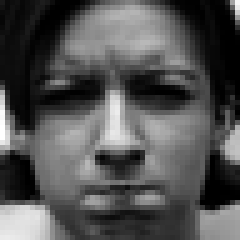
#> input picture images/anger/S010_004_00000017.png, 48 x 48 px, found by its file name (shown 5 times larger); its folder holds 3 pictures in this run
$ jupyter execute --allow-errors Proyecto1.ipynb
#> lines starting #> are read from the running program, lines starting #| are printed output that depends on the picture
[cell 1]
import os
import random
import numpy as np
import seaborn as sns
from skimage.io import imread, imshow
from skimage.transform import resize
from sklearn.metrics import accuracy_score
from sklearn.svm import LinearSVC, SVC
from sklearn.tree import DecisionTreeClassifier, export_graphviz, plot_tree
from sklearn.neighbors import KNeighborsClassifier
from sklearn.preprocessing import MinMaxScaler, RobustScaler, StandardScaler
from sklearn.pipeline import Pipeline
from sklearn.model_selection import cross_val_score, cross_validate, train_test_split, GridSearchCV
from sklearn.metrics import confusion_matrix,r2_score, mean_squared_error, mean_absolute_error, accuracy_score,ConfusionMatrixDisplay
from sklearn.utils import resample
from sklearn.tree import export_text
import matplotlib.pyplot as plt
import pywt
import pywt.data
from random import randrange
np.random.seed(10)
import warnings
warnings.filterwarnings("ignore")

## Lectura de imagenes

[cell 2]
width = 48
height = 48

[cell 3]
path = r'C:\Users\carpa\OneDrive\Documents\Cursos\UTEC Computer Science\Ciclo 2\Machine Learning\Proyecto1\images'

[cell 4]
#### Funcion para leer imagenes dentro de una carpeta
def imageReading (path):
    folderFilesids = os.listdir(path)
    images = np.zeros((len(folderFilesids), height, width))
    for count, n in enumerate(folderFilesids):
        path1 = path + '\\' + n
        originalImage = imread(path1)[:,:]
#> originalImage is the input picture: shape (48, 48); min 0, max 255, mean 82.5
        images[count] = originalImage
    imshow(images[0])
    plt.show()
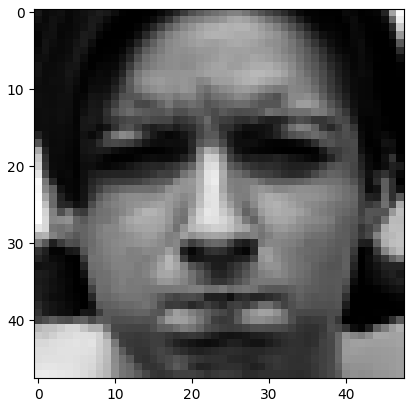
#> figure drawn by matplotlib, 1 panel
    return images

[cell 5]
### angry Train and validation
print('anger')
anger = imageReading(path + '\\' + 'anger')

print('contempt')
contempt = imageReading(path + '\\' + 'contempt')
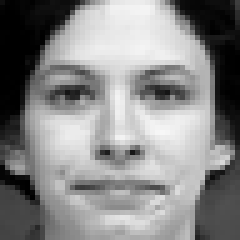
#> input picture images/contempt/S138_008_00000007.png, 48 x 48 px, found by its file name (shown 5 times larger)
#> in imageReading, originalImage is the input picture: shape (48, 48); min 0, max 247, mean 135.6
#> in imageReading (call 2), `plt.show()`:
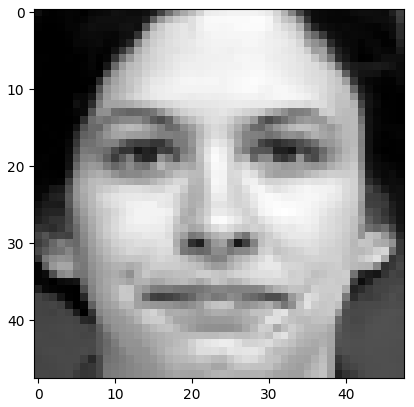
#> figure drawn by matplotlib, 1 panel
